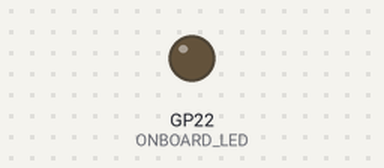
A sketch run on a simulated Raspberry Pi Pico. On the bench: output pins drawn as LEDs (lit = HIGH).

Above: at 0.15 s.
Timing chart, 0 to 40.0 s (numbered marks = the images above):
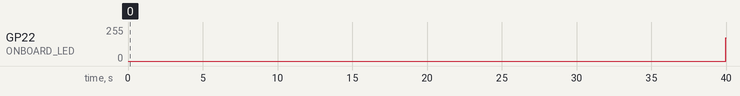

Measured:
- by itself, GP22 (ONBOARD_LED): 0/255 → 173/255 at 40.0 s

The sketch:

blink_fade.ino
```cpp
#define ONBOARD_LED       22

void setup() {

  pinMode(ONBOARD_LED, OUTPUT);
}
void loop() {

  for(int i = 0; i < 255; i++){
    analogWrite(ONBOARD_LED, i);
    delay(5);
  }
  for(int i = 255; i > 0; i--){
    analogWrite(ONBOARD_LED, i);
    delay(5);

  }

}
```
